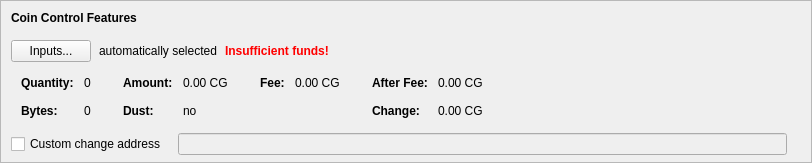
    <widget class="QFrame" name="frameCoinControl">
     <property name="sizePolicy">
      <sizepolicy hsizetype="Expanding" vsizetype="Expanding">
       <horstretch>0</horstretch>
       <verstretch>0</verstretch>
      </sizepolicy>
     </property>
     <property name="maximumSize">
      <size>
       <width>16777215</width>
       <height>16777215</height>
      </size>
     </property>
     <property name="frameShape">
      <enum>QFrame::StyledPanel</enum>
     </property>
     <property name="frameShadow">
      <enum>QFrame::Sunken</enum>
     </property>
     <layout class="QVBoxLayout" name="verticalLayoutCoinControl2">
      <property name="spacing">
       <number>0</number>
      </property>
      <property name="leftMargin">
       <number>0</number>
      </property>
      <property name="topMargin">
       <number>0</number>
      </property>
      <property name="rightMargin">
       <number>0</number>
      </property>
      <property name="bottomMargin">
       <number>6</number>
      </property>
      <item>
       <layout class="QVBoxLayout" name="verticalLayoutCoinControl" stretch="0,0,0,0,1">
        <property name="spacing">
         <number>0</number>
        </property>
        <property name="leftMargin">
         <number>10</number>
        </property>
        <property name="topMargin">
         <number>10</number>
        </property>
        <item>
         <layout class="QHBoxLayout" name="horizontalLayoutCoinControl1">
          <property name="bottomMargin">
           <number>15</number>
          </property>
          <item>
           <widget class="QLabel" name="labelCoinControlFeatures">
            <property name="sizePolicy">
             <sizepolicy hsizetype="Preferred" vsizetype="Maximum">
              <horstretch>0</horstretch>
              <verstretch>0</verstretch>
             </sizepolicy>
            </property>
            <property name="font">
             <font>
              <weight>75</weight>
              <bold>true</bold>
             </font>
            </property>
            <property name="styleSheet">
             <string notr="true">font-weight:bold;</string>
            </property>
            <property name="text">
             <string>Coin Control Features</string>
            </property>
           </widget>
          </item>
         </layout>
        </item>
        <item>
         <layout class="QHBoxLayout" name="horizontalLayoutCoinControl2" stretch="0,0,0,0">
          <property name="spacing">
           <number>8</number>
          </property>
          <property name="bottomMargin">
           <number>10</number>
          </property>
          <item>
           <widget class="QPushButton" name="pushButtonCoinControl">
            <property name="styleSheet">
             <string notr="true"/>
            </property>
            <property name="text">
             <string>Inputs...</string>
            </property>
            <property name="autoDefault">
             <bool>false</bool>
            </property>
           </widget>
          </item>
          <item>
           <widget class="QLabel" name="labelCoinControlAutomaticallySelected">
            <property name="text">
             <string>automatically selected</string>
            </property>
            <property name="margin">
             <number>5</number>
            </property>
           </widget>
          </item>
          <item>
           <widget class="QLabel" name="labelCoinControlInsuffFunds">
            <property name="font">
             <font>
              <weight>75</weight>
              <bold>true</bold>
             </font>
            </property>
            <property name="styleSheet">
             <string notr="true">color:red;font-weight:bold;</string>
            </property>
            <property name="text">
             <string>Insufficient funds!</string>
            </property>
            <property name="margin">
             <number>5</number>
            </property>
           </widget>
          </item>
          <item>
           <spacer name="horizontalSpacerCoinControl">
            <property name="orientation">
             <enum>Qt::Horizontal</enum>
            </property>
            <property name="sizeHint" stdset="0">
             <size>
              <width>40</width>
              <height>1</height>
             </size>
            </property>
           </spacer>
          </item>
         </layout>
        </item>
        <item>
         <widget class="QWidget" name="widgetCoinControl" native="true">
          <property name="sizePolicy">
           <sizepolicy hsizetype="Preferred" vsizetype="Preferred">
            <horstretch>0</horstretch>
            <verstretch>0</verstretch>
           </sizepolicy>
          </property>
          <property name="minimumSize">
           <size>
            <width>0</width>
            <height>0</height>
           </size>
          </property>
          <property name="styleSheet">
           <string notr="true"/>
          </property>
          <layout class="QHBoxLayout" name="horizontalLayoutCoinControl5">
           <property name="leftMargin">
            <number>0</number>
           </property>
           <property name="topMargin">
            <number>0</number>
           </property>
           <property name="rightMargin">
            <number>0</number>
           </property>
           <property name="bottomMargin">
            <number>0</number>
           </property>
           <item>
            <layout class="QHBoxLayout" name="horizontalLayoutCoinControl3" stretch="0,0,0,1">
             <property name="spacing">
              <number>20</number>
             </property>
             <property name="topMargin">
              <number>0</number>
             </property>
             <property name="bottomMargin">
              <number>10</number>
             </property>
             <item>
              <layout class="QFormLayout" name="formLayoutCoinControl1">
               <property name="horizontalSpacing">
                <number>10</number>
               </property>
               <property name="verticalSpacing">
                <number>14</number>
               </property>
               <property name="leftMargin">
                <number>10</number>
               </property>
               <property name="topMargin">
                <number>4</number>
               </property>
               <property name="rightMargin">
                <number>6</number>
               </property>
               <item row="0" column="0">
                <widget class="QLabel" name="labelCoinControlQuantityText">
                 <property name="font">
                  <font>
                   <weight>75</weight>
                   <bold>true</bold>
                  </font>
                 </property>
                 <property name="text">
                  <string>Quantity:</string>
                 </property>
                 <property name="margin">
                  <number>0</number>
                 </property>
                </widget>
               </item>
               <item row="0" column="1">
                <widget class="QLabel" name="labelCoinControlQuantity">
                 <property name="cursor">
                  <cursorShape>IBeamCursor</cursorShape>
                 </property>
                 <property name="contextMenuPolicy">
                  <enum>Qt::ActionsContextMenu</enum>
                 </property>
                 <property name="text">
                  <string notr="true">0</string>
                 </property>
                 <property name="margin">
                  <number>0</number>
                 </property>
                 <property name="textInteractionFlags">
                  <set>Qt::LinksAccessibleByMouse|Qt::TextSelectableByKeyboard|Qt::TextSelectableByMouse</set>
                 </property>
                </widget>
               </item>
               <item row="1" column="0">
                <widget class="QLabel" name="labelCoinControlBytesText">
                 <property name="font">
                  <font>
                   <weight>75</weight>
                   <bold>true</bold>
                  </font>
                 </property>
                 <property name="text">
                  <string>Bytes:</string>
                 </property>
                </widget>
               </item>
               <item row="1" column="1">
                <widget class="QLabel" name="labelCoinControlBytes">
                 <property name="cursor">
                  <cursorShape>IBeamCursor</cursorShape>
                 </property>
                 <property name="contextMenuPolicy">
                  <enum>Qt::ActionsContextMenu</enum>
                 </property>
                 <property name="text">
                  <string notr="true">0</string>
                 </property>
                 <property name="textInteractionFlags">
                  <set>Qt::LinksAccessibleByMouse|Qt::TextSelectableByKeyboard|Qt::TextSelectableByMouse</set>
                 </property>
                </widget>
               </item>
              </layout>
             </item>
             <item>
              <layout class="QFormLayout" name="formLayoutCoinControl2">
               <property name="horizontalSpacing">
                <number>10</number>
               </property>
               <property name="verticalSpacing">
                <number>14</number>
               </property>
               <property name="leftMargin">
                <number>6</number>
               </property>
               <property name="topMargin">
                <number>4</number>
               </property>
               <property name="rightMargin">
                <number>6</number>
               </property>
               <item row="0" column="0">
                <widget class="QLabel" name="labelCoinControlAmountText">
                 <property name="font">
                  <font>
                   <weight>75</weight>
                   <bold>true</bold>
                  </font>
                 </property>
                 <property name="text">
                  <string>Amount:</string>
                 </property>
                 <property name="margin">
                  <number>0</number>
                 </property>
                </widget>
               </item>
               <item row="0" column="1">
                <widget class="QLabel" name="labelCoinControlAmount">
                 <property name="cursor">
                  <cursorShape>IBeamCursor</cursorShape>
                 </property>
                 <property name="contextMenuPolicy">
                  <enum>Qt::ActionsContextMenu</enum>
                 </property>
                 <property name="text">
                  <string notr="true">0.00 CG</string>
                 </property>
                 <property name="textInteractionFlags">
                  <set>Qt::LinksAccessibleByMouse|Qt::TextSelectableByKeyboard|Qt::TextSelectableByMouse</set>
                 </property>
                </widget>
               </item>
               <item row="1" column="0">
                <widget class="QLabel" name="labelCoinControlLowOutputText">
                 <property name="font">
                  <font>
                   <weight>75</weight>
                   <bold>true</bold>
                  </font>
                 </property>
                 <property name="text">
                  <string>Dust:</string>
                 </property>
                </widget>
               </item>
               <item row="1" column="1">
                <widget class="QLabel" name="labelCoinControlLowOutput">
                 <property name="cursor">
                  <cursorShape>IBeamCursor</cursorShape>
                 </property>
                 <property name="contextMenuPolicy">
                  <enum>Qt::ActionsContextMenu</enum>
                 </property>
                 <property name="text">
                  <string notr="true">no</string>
                 </property>
                 <property name="textInteractionFlags">
                  <set>Qt::LinksAccessibleByMouse|Qt::TextSelectableByKeyboard|Qt::TextSelectableByMouse</set>
                 </property>
                </widget>
               </item>
              </layout>
             </item>
             <item>
              <layout class="QFormLayout" name="formLayoutCoinControl3">
               <property name="horizontalSpacing">
                <number>10</number>
               </property>
               <property name="verticalSpacing">
                <number>14</number>
               </property>
               <property name="leftMargin">
                <number>6</number>
               </property>
               <property name="topMargin">
                <number>4</number>
               </property>
               <property name="rightMargin">
                <number>6</number>
               </property>
               <item row="0" column="0">
                <widget class="QLabel" name="labelCoinControlFeeText">
                 <property name="font">
                  <font>
                   <weight>75</weight>
                   <bold>true</bold>
                  </font>
                 </property>
                 <property name="text">
                  <string>Fee:</string>
                 </property>
                 <property name="margin">
                  <number>0</number>
                 </property>
                </widget>
               </item>
               <item row="0" column="1">
                <widget class="QLabel" name="labelCoinControlFee">
                 <property name="cursor">
                  <cursorShape>IBeamCursor</cursorShape>
                 </property>
                 <property name="contextMenuPolicy">
                  <enum>Qt::ActionsContextMenu</enum>
                 </property>
                 <property name="text">
                  <string notr="true">0.00 CG</string>
                 </property>
                 <property name="textInteractionFlags">
                  <set>Qt::LinksAccessibleByMouse|Qt::TextSelectableByKeyboard|Qt::TextSelectableByMouse</set>
                 </property>
                </widget>
               </item>
             </layout>
             </item>
             <item>
              <layout class="QFormLayout" name="formLayoutCoinControl4">
               <property name="horizontalSpacing">
                <number>10</number>
               </property>
               <property name="verticalSpacing">
                <number>14</number>
               </property>
               <property name="leftMargin">
                <number>6</number>
               </property>
               <property name="topMargin">
                <number>4</number>
               </property>
               <property name="rightMargin">
                <number>6</number>
               </property>
               <item row="0" column="0">
                <widget class="QLabel" name="labelCoinControlAfterFeeText">
                 <property name="font">
                  <font>
                   <weight>75</weight>
                   <bold>true</bold>
                  </font>
                 </property>
                 <property name="text">
                  <string>After Fee:</string>
                 </property>
                 <property name="margin">
                  <number>0</number>
                 </property>
                </widget>
               </item>
               <item row="0" column="1">
                <widget class="QLabel" name="labelCoinControlAfterFee">
                 <property name="cursor">
                  <cursorShape>IBeamCursor</cursorShape>
                 </property>
                 <property name="contextMenuPolicy">
                  <enum>Qt::ActionsContextMenu</enum>
                 </property>
                 <property name="text">
                  <string notr="true">0.00 CG</string>
                 </property>
                 <property name="textInteractionFlags">
                  <set>Qt::LinksAccessibleByMouse|Qt::TextSelectableByKeyboard|Qt::TextSelectableByMouse</set>
                 </property>
                </widget>
               </item>
               <item row="1" column="0">
                <widget class="QLabel" name="labelCoinControlChangeText">
                 <property name="font">
                  <font>
                   <weight>75</weight>
                   <bold>true</bold>
                  </font>
                 </property>
                 <property name="text">
                  <string>Change:</string>
                 </property>
                </widget>
               </item>
               <item row="1" column="1">
                <widget class="QLabel" name="labelCoinControlChange">
                 <property name="cursor">
                  <cursorShape>IBeamCursor</cursorShape>
                 </property>
                 <property name="contextMenuPolicy">
                  <enum>Qt::ActionsContextMenu</enum>
                 </property>
                 <property name="text">
                  <string notr="true">0.00 CG</string>
                 </property>
                 <property name="textInteractionFlags">
                  <set>Qt::LinksAccessibleByMouse|Qt::TextSelectableByKeyboard|Qt::TextSelectableByMouse</set>
                 </property>
                </widget>
               </item>
              </layout>
             </item>
            </layout>
           </item>
          </layout>
         </widget>
        </item>
        <item>
         <layout class="QHBoxLayout" name="horizontalLayoutCoinControl4" stretch="0,0,0">
          <property name="spacing">
           <number>12</number>
          </property>
          <property name="sizeConstraint">
           <enum>QLayout::SetDefaultConstraint</enum>
          </property>
          <property name="topMargin">
           <number>5</number>
          </property>
          <property name="rightMargin">
           <number>5</number>
          </property>
          <item>
           <widget class="QCheckBox" name="checkBoxCoinControlChange">
            <property name="toolTip">
             <string>If this is activated, but the change address is empty or invalid, change will be sent to a newly generated address.</string>
            </property>
            <property name="text">
             <string>Custom change address</string>
            </property>
           </widget>
          </item>
          <item>
           <widget class="QValidatedLineEdit" name="lineEditCoinControlChange">
            <property name="enabled">
             <bool>false</bool>
            </property>
            <property name="sizePolicy">
             <sizepolicy hsizetype="Expanding" vsizetype="Fixed">
              <horstretch>0</horstretch>
              <verstretch>0</verstretch>
             </sizepolicy>
            </property>
           </widget>
          </item>
          <item>
           <widget class="QLabel" name="labelCoinControlChangeLabel">
            <property name="sizePolicy">
             <sizepolicy hsizetype="Preferred" vsizetype="Expanding">
              <horstretch>0</horstretch>
              <verstretch>0</verstretch>
             </sizepolicy>
            </property>
            <property name="minimumSize">
             <size>
              <width>0</width>
              <height>0</height>
             </size>
            </property>
            <property name="text">
             <string/>
            </property>
            <property name="margin">
             <number>3</number>
            </property>
           </widget>
          </item>
         </layout>
        </item>
        <item>
         <spacer name="verticalSpacerCoinControl">
          <property name="orientation">
           <enum>Qt::Vertical</enum>
          </property>
          <property name="sizeHint" stdset="0">
           <size>
            <width>800</width>
            <height>1</height>
           </size>
          </property>
         </spacer>
        </item>
       </layout>
      </item>
     </layout>
    </widget>
